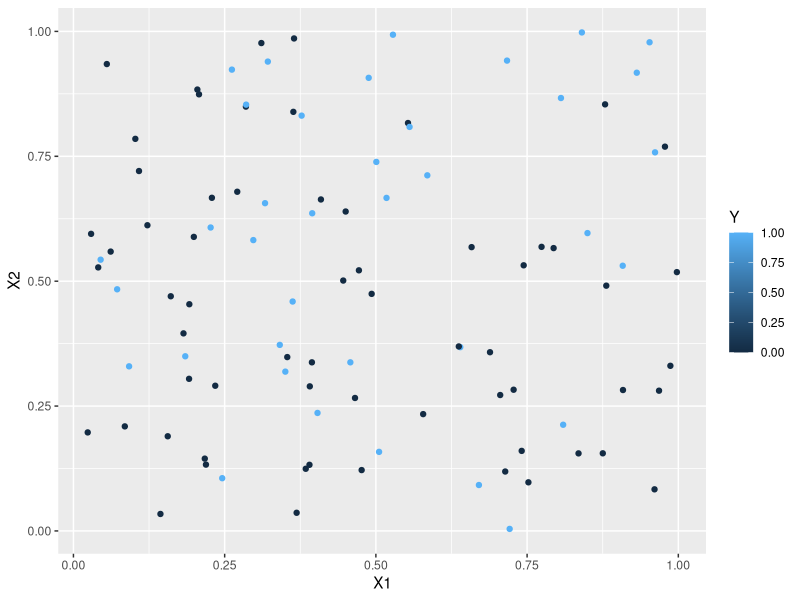
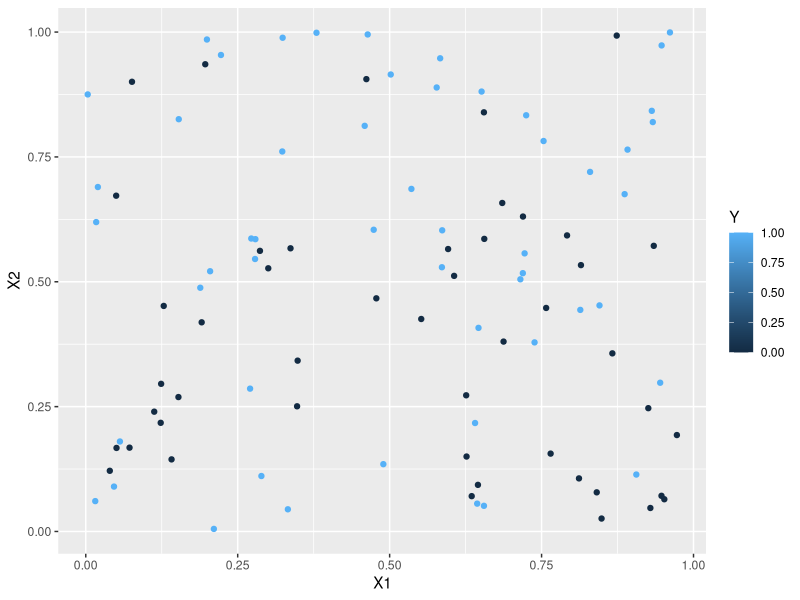
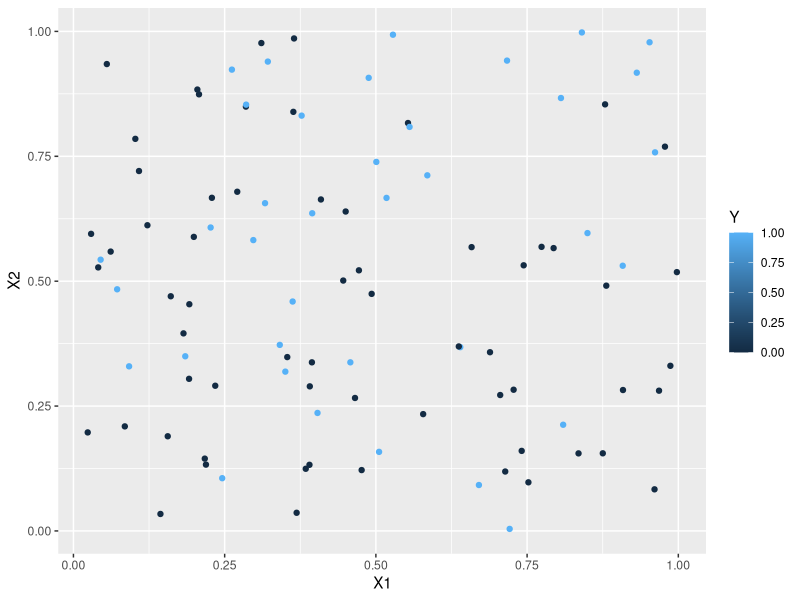
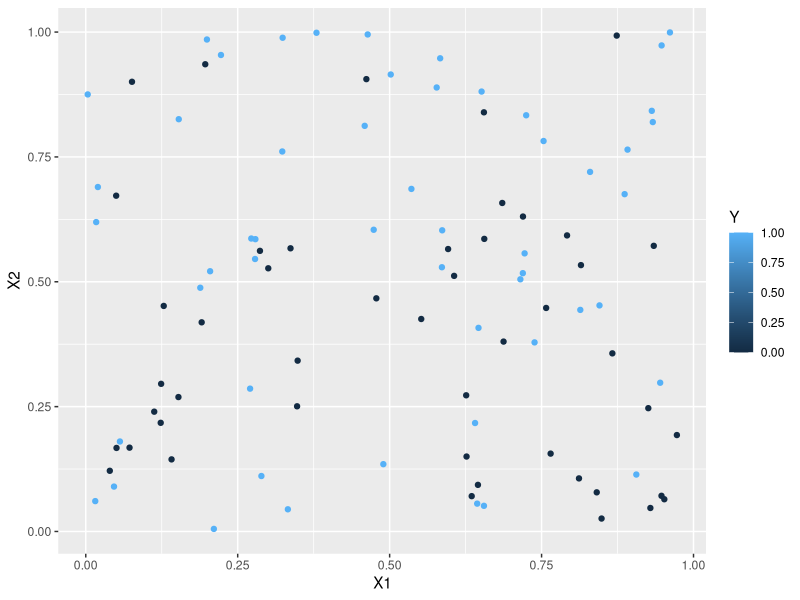

Recreate these plots in R, in order. (Note: this script raises an error after producing the figures.)
## ---- chunk 1
library(class)
library(tidyverse)
## ---- chunk 2
#Generative model
set.seed(127) #setting a random seed so that we can reproduce everything exactly if we want t
generate_y <- function(x1,x2) { #two input parameters to generate the output y
logit <- x1 -2*x2 -2*x1^2 + x2^2 + 3*x1*x2 +4*x1*x2^2 -3*x1^2*x2
p <- exp(logit)/(1+exp(logit)) #apply the inverse logit function
y <- rbinom(1,1,p) #y becomes a 0 (with prob 1-p) or a 1 with probability p
}
## ---- chunk 3
# Generate a dataset with 100 points
set.seed(127)
n = 100
X1 <- runif(n,0,1)
X2 <- runif(n,0,1)
#I'm going to use a for loop to generate 100 y's
Y <- rep(0,n) #initializing my Y to be a vector of 0's
for (i in 1:n) {
Y[i] <- generate_y(X1[i],X2[i])
}
sum(Y) #How many 0's and 1's were predicted? In this training set, 37% were 1's. However, bet
training <- cbind(X1,X2,Y) #combining all of my variables into a training dataset
ggplot(data=training, aes(x=X1, y=X2, color=Y)) +
geom_point()
## ---- chunk 4
# Create the training dataset as above using seed=127
# Create a testing dataset using seed=128
set.seed(128)
n = 100
X1 <- runif(n,0,1)
X2 <- runif(n,0,1)
#I'm going to use a for loop to generate 100 y's
Y <- rep(0,n) #initializing my Y to be a vector of 0's
for (i in 1:n) {
Y[i] <- generate_y(X1[i],X2[i])
}
sum(Y) #53 1's, which is much closer to the 51.5% true rate
testing <- cbind(X1,X2,Y)
#Let's plot the test set. Does it look like the training set? Yeah, looks similar.
ggplot(data=testing, aes(x=X1, y=X2, color=Y)) +
geom_point()
## ---- chunk 5
knn3predictions <- knn(train=training[,1:2], cl=training[,3], test = testing[,1:2], k = 3)

knn3predictions <- data.frame(testing,knn3predictions)


knn50predictions <- knn(train=training[,1:2], cl=training[,3], test = testing[,1:2], k = 50)

knn50predictions<- data.frame(testing,knn50predictions)


## ---- chunk 6
knn3misclassificationrate=sum(knn3predictions[,3]!=knn3predictions[,4])/length(knn3predictions[,3])
knn3misclassificationrate
knn50misclassificationrate=sum(knn50predictions[,3]!=knn50predictions[,4])/length(knn50predictions[,3])
knn50misclassificationrate
## ---- chunk 7
library(class)
library(tidyverse)
## ---- chunk 8
set.seed(127)
n <- 100
X1 <- runif(n, 0, 1)
X2 <- runif(n, 0, 1)

generate_y <- function(x1, x2) {
  logit <- x1 - 2 * x2 - 2 * x1^2 + x2^2 + 3 * x1 * x2 + 4 * x1 * x2^2 - 3 * x1^2 * x2
  p <- exp(logit) / (1 + exp(logit))
  y <- rbinom(1, 1, p)
  return(y)
}

Y <- sapply(1:n, function(i) generate_y(X1[i], X2[i]))
training <- data.frame(X1, X2, Y)


## ---- chunk 9
set.seed(128)
X1_test <- runif(n, 0, 1)
X2_test <- runif(n, 0, 1)
Y_test <- sapply(1:n, function(i) generate_y(X1_test[i], X2_test[i]))
testing <- data.frame(X1 = X1_test, X2 = X2_test, Y = Y_test)

## ---- chunk 10
k1 <- 4
k2 <- 8

pred_k1 <- knn(train = training[, c("X1", "X2")],
               test = testing[, c("X1", "X2")],
               cl = training$Y,
               k = k1)

pred_k2 <- knn(train = training[, c("X1", "X2")],
               test = testing[, c("X1", "X2")],
               cl = training$Y,
               k = k2)

## ---- chunk 11
misclass_k1 <- mean(pred_k1 != testing$Y)
misclass_k2 <- mean(pred_k2 != testing$Y)

cat("Misclassification rate for k =", k1, "is", misclass_k1, "\n")
cat("Misclassification rate for k =", k2, "is", misclass_k2, "\n")

## ---- chunk 12
set.seed(127) #setting a random seed so that we can reproduce everything exactly if we want t
generate_y <- function(x1,x2) { #two input parameters to generate the output y
logit <- x1 -2*x2 -2*x1^2 + x2^2 + 3*x1*x2 +4*x1*x2^2 -3*x1^2*x2
p <- exp(logit)/(1+exp(logit)) #apply the inverse logit function
y <- rbinom(1,1,p) #y becomes a 0 (with prob 1-p) or a 1 with probability p
}
set.seed(127)
n = 100
X1 <- runif(n,0,1)
X2 <- runif(n,0,1)
#I'm going to use a for loop to generate 100 y's
Y <- rep(0,n) #initializing my Y to be a vector of 0's
for (i in 1:n) {
Y[i] <- generate_y(X1[i],X2[i])
}
sum(Y) #How many 0's and 1's were predicted? In this training set, 37% were 1's. However, bet
training <- cbind(X1,X2,Y) #combining all of my variables into a training dataset
ggplot(data=training, aes(x=X1, y=X2, color=Y)) +
geom_point()
set.seed(128)
n = 100
X1 <- runif(n,0,1)
X2 <- runif(n,0,1)
#I'm going to use a for loop to generate 100 y's
Y <- rep(0,n) #initializing my Y to be a vector of 0's
for (i in 1:n) {
Y[i] <- generate_y(X1[i],X2[i])
}
sum(Y) #53 1's, which is much closer to the 51.5% true rate
testing <- cbind(X1,X2,Y)
#Let's plot the test set. Does it look like the training set? Yeah, looks similar.
ggplot(data=testing, aes(x=X1, y=X2, color=Y)) +
geom_point()
## ---- chunk 13
    misclass_rate_k1 <- mean(knn1$Predicted != knn1$Y)
    misclass_rate_k5 <- mean(knn5$Predicted != knn5$Y)

    cat("Misclassification Rate for k=1:", misclass_rate_k1, "\n")
    cat("Misclassification Rate for k=5:", misclass_rate_k5, "\n")
